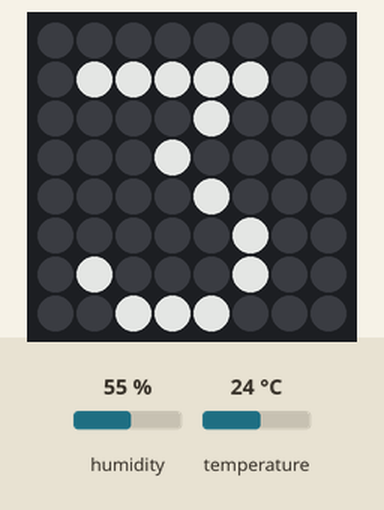
A program run on a simulated Raspberry Pi (BCM pin numbers) with a Sense HAT. Shown: the Sense HAT's 8×8 RGB LED matrix. The inputs (shaded band) are chosen by the test bench; at power-on: humidity 55 %, temperature 24 °C. Dim RGB values are drawn brighter than linear; what the program prints to the terminal is not drawn. At 1.0 s the program stops and its outputs stay as they are.

Above: at 0.1 s.

The program:

display1.py
```python
#!/usr/bin/python
from sense_hat import SenseHat
from time import sleep

sense = SenseHat()
sense.clear(255, 25, 255)
sense.low_light = True
sense.show_letter('3')
sleep(1)
sense.clear()

#event = sense.stick.wait_for_event()
#print("The joystick was {} {}".format(event.action, event.direction))


temp = sense.get_temperature()
print("Temperature: %.1f C" % temp)

humidity = sense.get_humidity()
print("Humidity: %.1f %%rH" % humidity)
```
